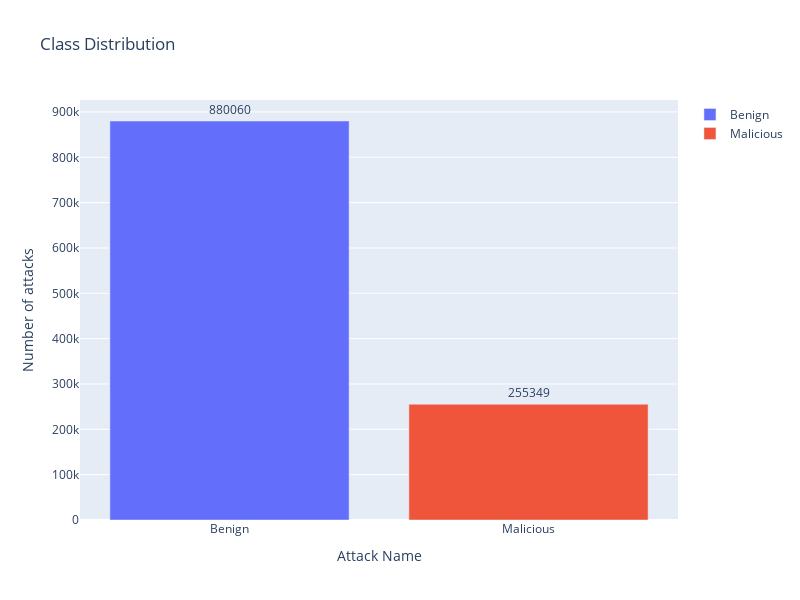

The notebook cell this image was saved under:
### Markdown cell above
# Balancing the data (Undersampling)

### Code cell
import pandas as pd
import numpy as np
import matplotlib.pyplot as plt
import joblib
import sklearn
from sklearn.preprocessing import MinMaxScaler
from sklearn.ensemble import RandomForestClassifier
from sklearn.model_selection import GridSearchCV, train_test_split
from sklearn.metrics import accuracy_score, classification_report, confusion_matrix
from sklearn.utils import class_weight

RANDOM_STATE_SEED = 12

from plotly.offline import init_notebook_mode, iplot, plot
import plotly as py
import plotly.express as px
init_notebook_mode(connected=True)
import plotly.graph_objs as go

df = df_dataset
fig = go.Figure(data=[
    go.Bar(name='Benign', 
           y=df["Label"].value_counts().values[0:1],
           x=['Benign'],
           text = df["Label"].value_counts()[0:1],
           orientation='v',
           textposition='outside',),
    go.Bar(name='Malicious', 
           y=df["Label"].value_counts().values[1:2],
           x=['Malicious'],
           text = df["Label"].value_counts()[1:2],
           orientation='v',
           textposition='outside',)
])
# Change the bar mode
fig.update_layout(
                  width=800,
                  height=600,
                  title=f'Class Distribution',
                  yaxis_title='Number of attacks',
                  xaxis_title='Attack Name',)
iplot(fig)

### Figure 1 — Plotly figure (JSON) as saved in the notebook; plotly's stock layout.template omitted (floating-point values rounded to 4 significant figures)
{"data": [{"name": "Benign", "orientation": "v", "text": [880060], "textposition": "outside", "x": ["Benign"], "y": [880060], "type": "bar"}, {"name": "Malicious", "orientation": "v", "text": [255349], "textposition": "outside", "x": ["Malicious"], "y": [255349], "type": "bar"}], "layout": {"height": 600, "title": {"text": "Class Distribution"}, "width": 800, "xaxis": {"title": {"text": "Attack Name"}, "type": "category", "range": [-0.5, 1.5], "autorange": true}, "yaxis": {"title": {"text": "Number of attacks"}, "type": "linear", "range": [0, 926400.0], "autorange": true}}}
